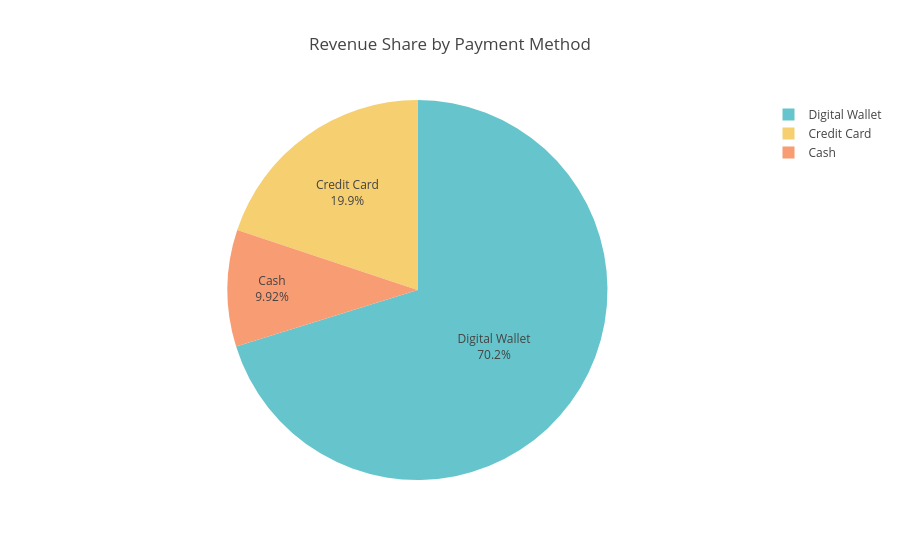

Notebook code cell kept with this figure:
### Markdown cell above
##### Visualization - Payment Revenue Share

### Code cell
fig = px.pie(
    payment_analysis.reset_index(),
    names='payment_method',
    values='total_revenue',
    title='Revenue Share by Payment Method',
    color_discrete_sequence=px.colors.qualitative.Pastel
)

fig.update_traces(textinfo='percent+label')
fig.update_layout(title_x=0.5)
fig.show()

### Figure 1 — Plotly figure (JSON) as saved in the notebook; plotly's stock layout.template omitted (floating-point values rounded to 4 significant figures)
{"data": [{"domain": {"x": [0, 1], "y": [0, 1]}, "hovertemplate": "payment_method=%{label}<br>total_revenue=%{value}<extra></extra>", "labels": ["Digital Wallet", "Credit Card", "Cash"], "legendgroup": "", "name": "", "showlegend": true, "textinfo": "percent+label", "type": "pie", "values": [1191000.0, 337300.0, 168300.0]}], "layout": {"legend": {"tracegroupgap": 0}, "piecolorway": ["rgb(102, 197, 204)", "rgb(246, 207, 113)", "rgb(248, 156, 116)", "rgb(220, 176, 242)", "rgb(135, 197, 95)", "rgb(158, 185, 243)", "rgb(254, 136, 177)", "rgb(201, 219, 116)", "rgb(139, 224, 164)", "rgb(180, 151, 231)", "rgb(179, 179, 179)"], "title": {"text": "Revenue Share by Payment Method", "x": 0.5}}}
